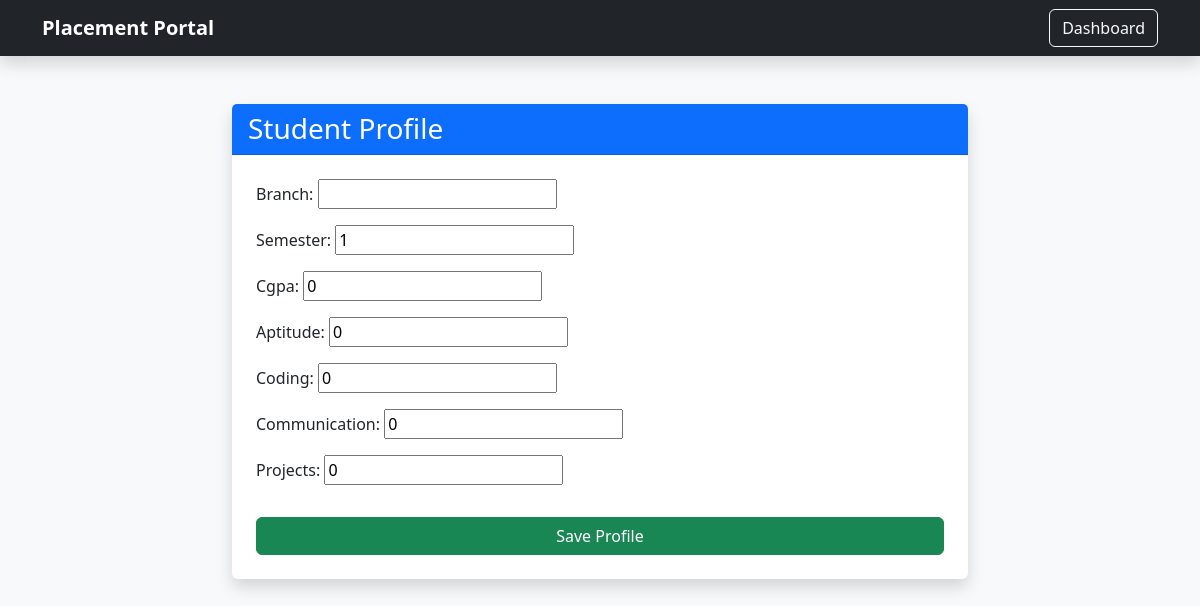
The app's page /profile/ (signed in), older data.
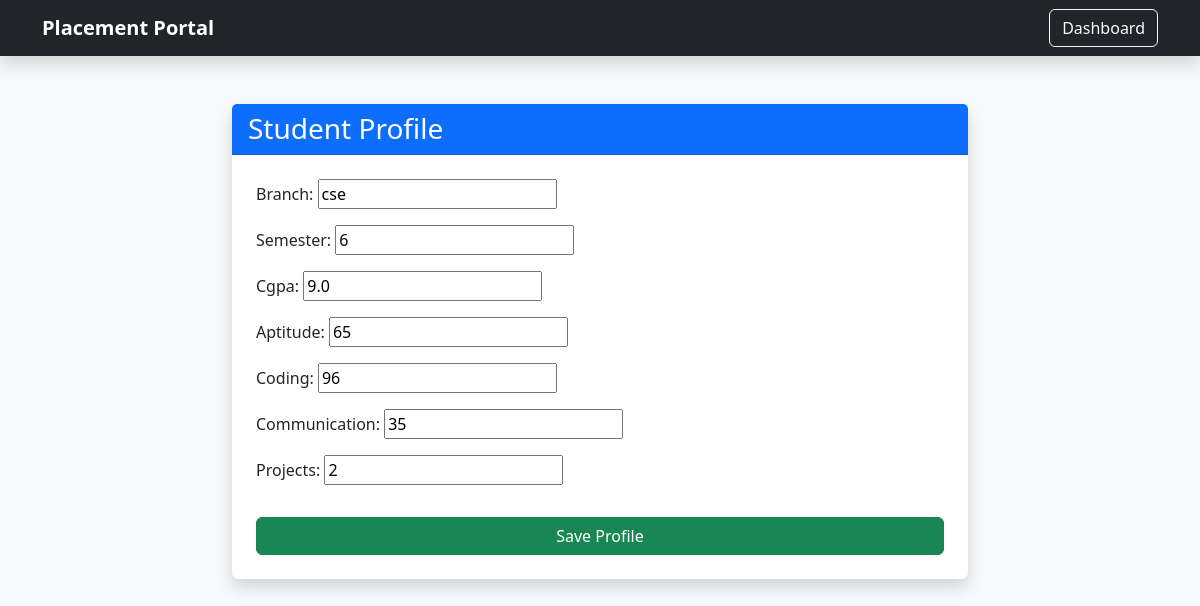
The same page, newer data.
### students/models.py (models this page shows)
class Student(models.Model):
    user = models.OneToOneField(
        User,
        on_delete=models.CASCADE,
        null=True,
        blank=True
    )
    name = models.CharField(max_length=100)
    email = models.EmailField(unique=True)
    password = models.CharField(max_length=100)
    branch = models.CharField(max_length=50, blank=True)
    semester = models.IntegerField(default=1)
    cgpa = models.FloatField(default=0)
    aptitude = models.IntegerField(default=0)
    coding = models.IntegerField(default=0)
    communication = models.IntegerField(default=0)
    projects = models.IntegerField(default=0)
    def __str__(self):
        return self.name

### students/views.py (the view)
# urls.py: path('profile/', views.profile, name='profile'),
def profile(request):
    student = Student.objects.filter(
        user=request.user
    ).first()
    print("Current student:", student)
    if request.method == 'POST':
        form = StudentProfileForm(
            request.POST,
            instance=student
        )
        if form.is_valid():
            profile = form.save(commit=False)
            profile.user = request.user
            profile.save()
            return redirect('/dashboard/')
    else:
        form = StudentProfileForm(
            instance=student
        )
    return render(
        request,
        'profile.html',
        {
            'form': form
        }
    )

### students/forms.py
class StudentProfileForm(forms.ModelForm):
    class Meta:
        model = Student
        fields = [
            'branch',
            'semester',
            'cgpa',
            'aptitude',
            'coding',
            'communication',
            'projects'
        ]

### templates/profile.html (shortened to what this page needs)
<!DOCTYPE html>
<html>
<head>
<link href="https://cdn.jsdelivr.net/npm/bootstrap@5.3.3/dist/css/bootstrap.min.css"
      rel="stylesheet">
<link rel="stylesheet"
href="https://cdn.jsdelivr.net/npm/bootstrap-icons@1.11.3/font/bootstrap-icons.min.css">
</head>
<body class="bg-light">
<nav class="navbar navbar-dark bg-dark shadow">
    <div class="container">
        <a class="navbar-brand fw-bold"
           href="/dashboard/">
            Placement Portal
        </a>
        <a href="/dashboard/"
           class="btn btn-outline-light">
            Dashboard
        </a>
    </div>
</nav>
<div class="container mt-5">
    <div class="row justify-content-center">
        <div class="col-lg-8">
            <div class="card shadow border-0">
                <div class="card-header bg-primary text-white">
                    <h3 class="mb-0">
                        Student Profile
                    </h3>
                </div>
                <div class="card-body p-4">
                    <form method="POST">
                        {{ form.as_p }}
                        <button
                            type="submit"
                            class="btn btn-success w-100 mt-3">
                            Save Profile
                        </button>
                    </form>
                </div>
            </div>
        </div>
    </div>
</div>
</body>
</html>

Row changes from the older to the newer data that the page shows:
now on this page (row edited): Student: branch "cse", semester "6", cgpa "9.0", aptitude "65", coding "96", communication "35", projects "2"
Text that changed along with them:
form field semester: "1" → (not shown)
form field cgpa: "0" → (not shown)
form field aptitude: "0" → (not shown)
form field coding: "0" → (not shown)
form field communication: "0" → (not shown)
form field projects: "0" → (not shown)
